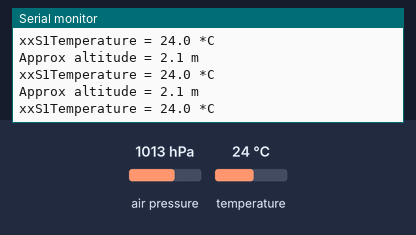
Recording of a sketch running on a simulated Arduino Uno, built with avr-gcc and run on an emulated ATmega328P. Shown: the last lines printed to the serial monitor. The inputs (shaded band) are chosen by the test bench; at power-on: air pressure 1013 hPa, temperature 24 °C.

Above: at 1.2 s.
1.3 s: air pressure set to 952 hPa
At 2.1 s:
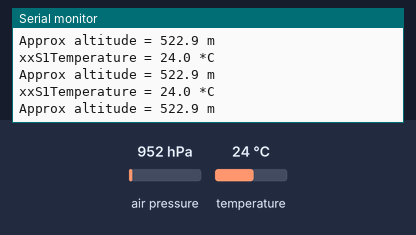
2.8 s: temperature set to 12 °C
At 3.5 s:
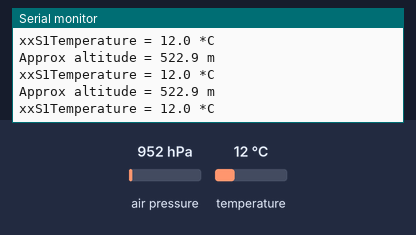
4.3 s: air pressure set to 975 hPa
At 5.4 s:
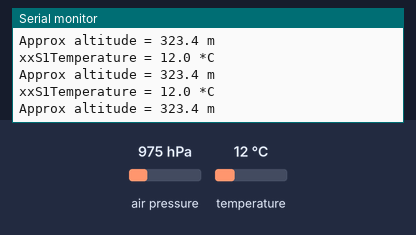
Timing chart, 0 to 6.0 s (numbered marks = the images above; inputs shaded):
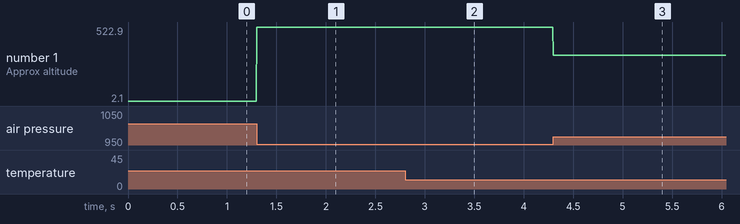

Measured:
- after the input at 1.3 s, the serial monitor: prints a new line at once (image 1)
- after the input at 2.8 s, the serial monitor: prints a new line at once (image 2)
- after the input at 4.3 s, the serial monitor: prints a new line at once (image 3)
- plotted number 1: 2.1 → 522.9 after the input at 1.3 s, 522.9 → 323.4 after the input at 2.8 s

The sketch:

firstcompilationcanSat.ino
```cpp
#include<Wire.h>
#include<Adafruit_BMP280.h>
Adafruit_BMP280 bmp;  //I2C
float pressure;
void setup() {
  Serial.begin(115200);
  Serial.println(F("BMP280 test"));

}

void loop() {
    Serial.print("xx"); //team ID
    Serial.print("S1") ;     //science payload 1
    Serial.print(F("Temperature = "));
    Serial.print(bmp.readTemperature(),1);
    Serial.println(" *C");
    pressure = bmp.readPressure(); //reading pressure
    Serial.print(F("Approx altitude = "));
    Serial.print(bmp.readAltitude(1013.25),1); /* Adjusted to local forecast! */
    Serial.println(" m");

}
```
